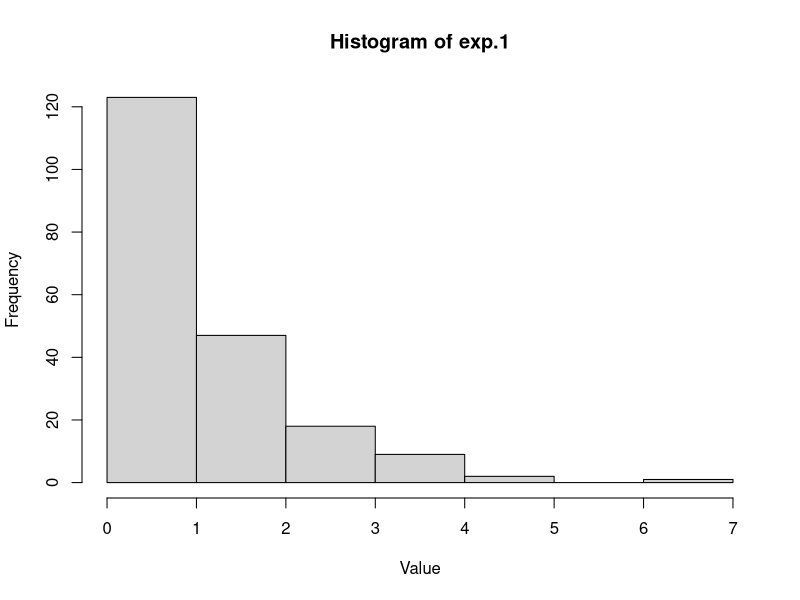
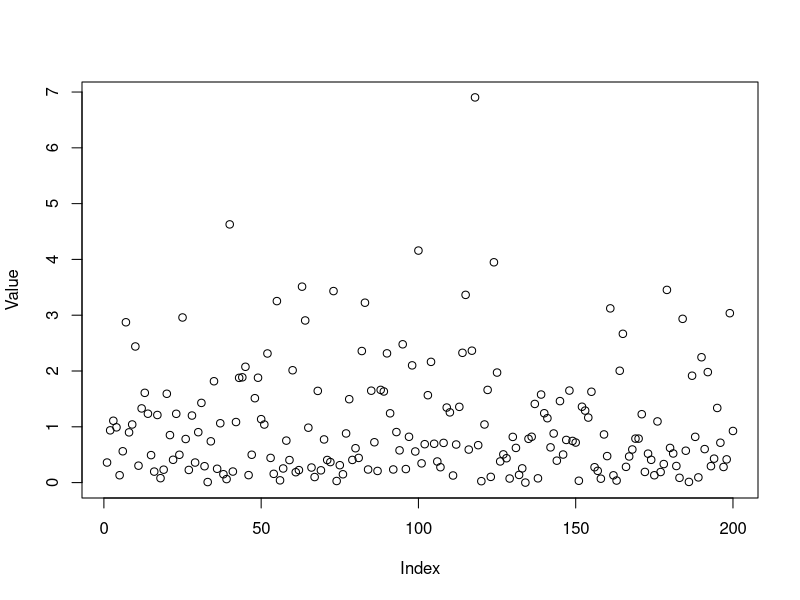
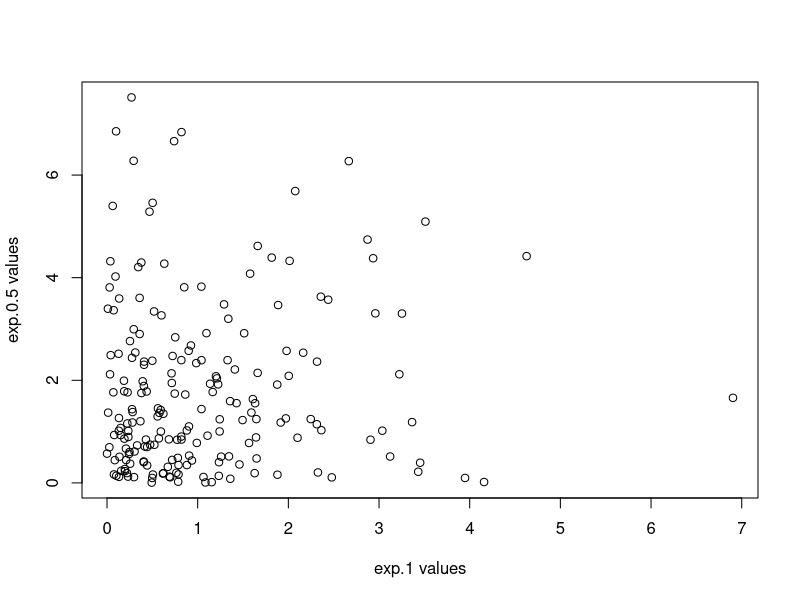
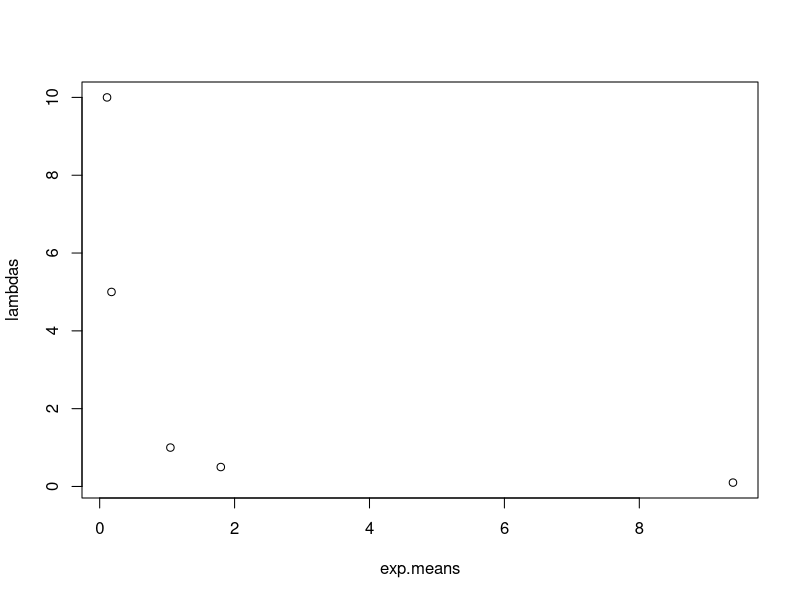
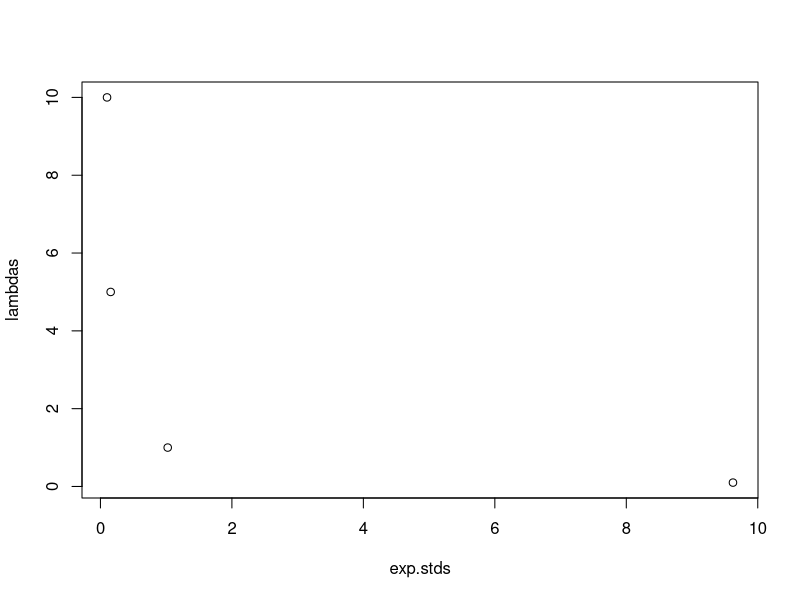
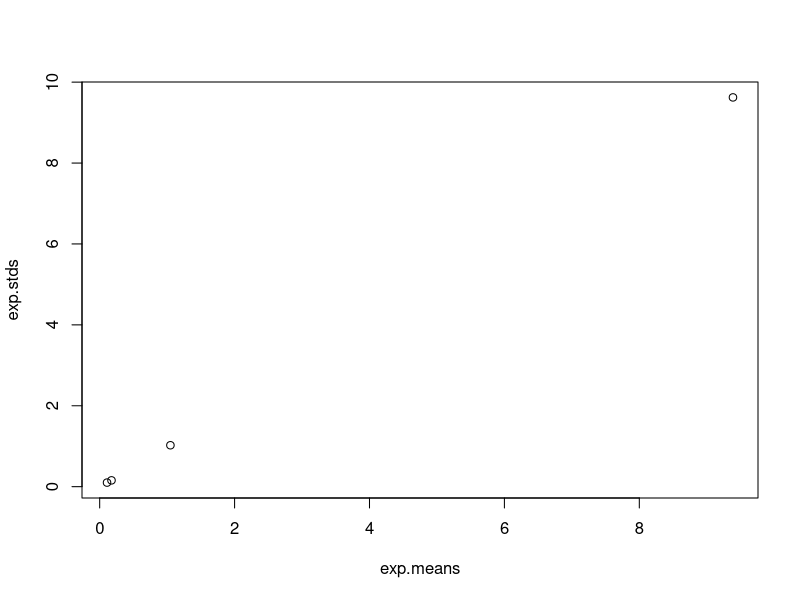
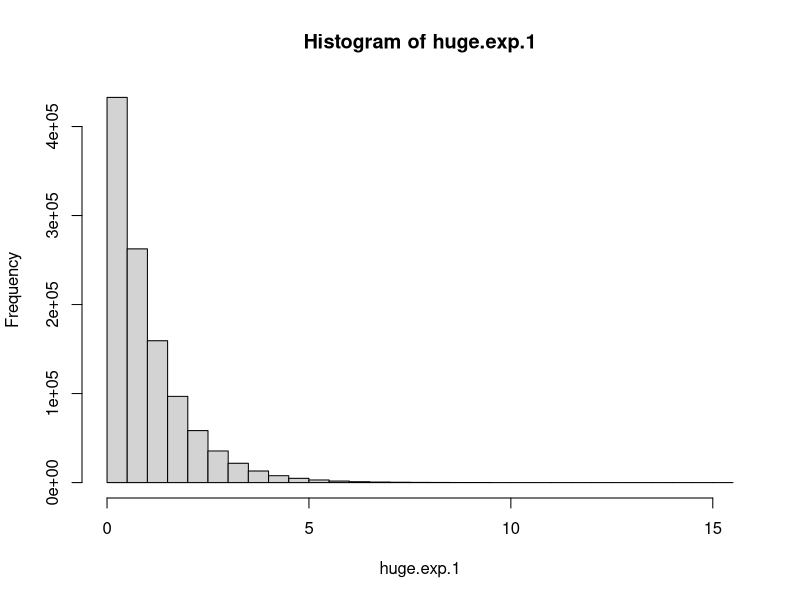
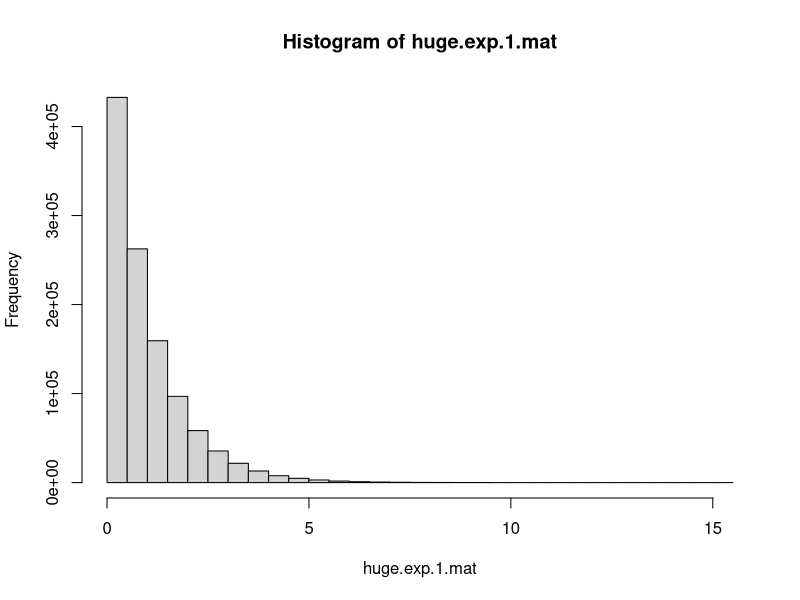

These charts were generated, in order, by the following R code:
## ---- chunk 1
knitr::opts_chunk$set(echo = TRUE, collapse = TRUE)
## ---- chunk 2
    exp.1 <- c(rexp(n=200))
## ---- chunk 3
    mean1 <- mean(exp.1)
    mean1
    
    std1 <- sd(exp.1)
    std1
## ---- chunk 4
    exp.0.1 <- c(rexp(n=200, rate = 0.1))
    exp.0.5 <- c(rexp(n=200, rate = 0.5))
    exp.5 <- c(rexp(n=200, rate = 5))
    exp.10 <- c(rexp(n=200, rate = 10))
## ---- chunk 5
    hist(exp.1, xlab = "Value")
## ---- chunk 6
    plot(exp.1, xlab = "Index", ylab = "Value")
## ---- chunk 7
    plot(exp.1, exp.0.5, xlab = "exp.1 values", ylab = "exp.0.5 values")
## ---- chunk 8
    exp.means <-c(mean(exp.1), mean(exp.0.1), mean(exp.0.5), mean(exp.5), mean(exp.10))
## ---- chunk 9
    lambdas <-c(1, 0.1, 0.5, 5, 10)
    plot(exp.means, lambdas)
## ---- chunk 10
    exp.stds <-c(sd(exp.1), sd(exp.0.1), sd(0.5), sd(exp.5), sd(exp.10))
    plot(exp.stds, lambdas)
## ---- chunk 11
plot(exp.means, exp.stds)
## ---- chunk 12
    huge.exp.1 <-c(rexp(n = 1100000))
    huge.mean1 <-c(mean(huge.exp.1))
    huge.std1 <-c(sd(huge.exp.1))
## ---- chunk 13
  hist(huge.exp.1)
  #Форма схожа, но значения отличаются, поскольку распределение задано общей функцией, но для разного количества точек. 
## ---- chunk 14
    huge.exp.1.mat <- matrix(huge.exp.1, 1100, 1000)
    hist(huge.exp.1.mat)
## ---- chunk 15
    mean(huge.exp.1.mat[,137])
## ---- chunk 16
    huge.mat.means <- (apply(huge.exp.1.mat,2,mean))
    hist(huge.mat.means)
## ---- chunk 17
    huge.exp.squares <- huge.exp.1^2
    huge.squares.mean <-c(mean(huge.exp.squares))
    huge.mean1
    huge.squares.mean
    huge.squares.std <-c(sd(huge.exp.squares))
    huge.std1
    huge.squares.std
